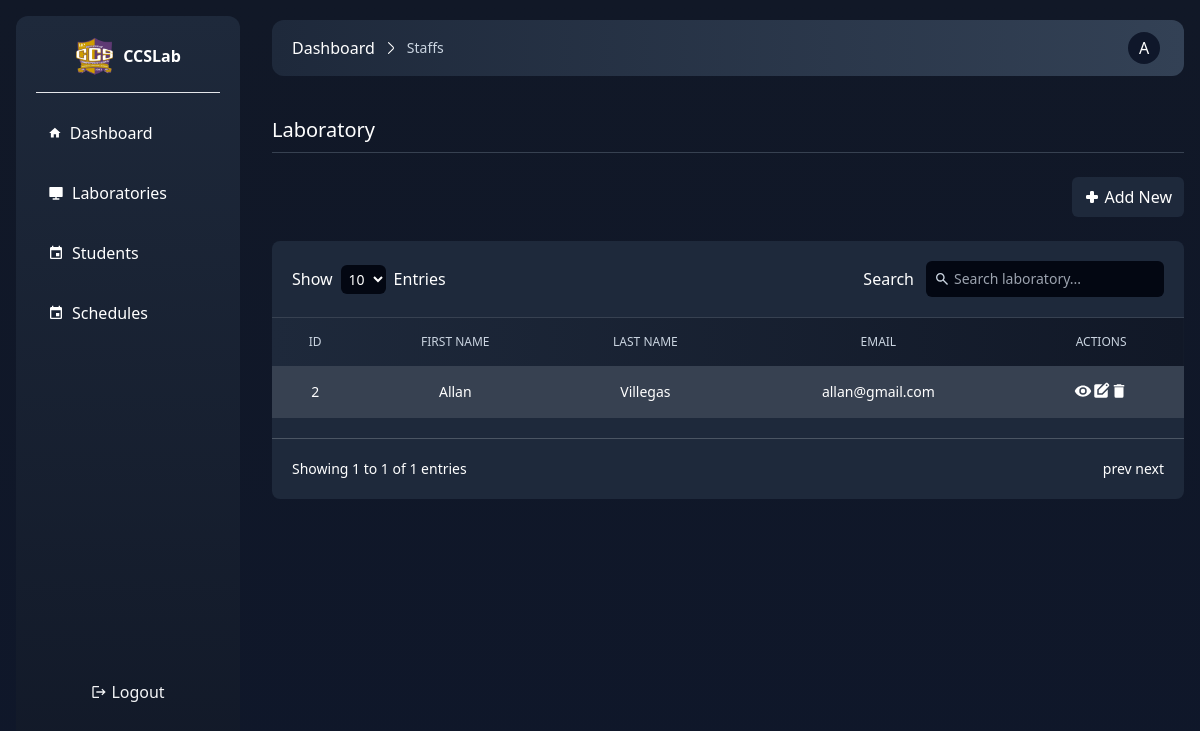
Screenshot of /admin/staffs.php (signed in) with the database file from the repository.
### tables this page shows
CREATE TABLE `user` (
  `id` int(11) NOT NULL,
  `first_name` varchar(255) NOT NULL,
  `last_name` varchar(255) NOT NULL,
  `email` varchar(255) NOT NULL,
  `password` varchar(255) NOT NULL,
  `role` varchar(50) NOT NULL DEFAULT 'staff',
  `active` int(50) NOT NULL DEFAULT 1,
  `created_at` datetime NOT NULL DEFAULT current_timestamp(),
  `updated_at` datetime NOT NULL DEFAULT current_timestamp()
);

### admin/functions.php (called while the page is built, shortened)
<?php
function get_staffs($connect)
{
    $statement = $connect->prepare("SELECT * FROM user WHERE role = :role");
    $statement->execute(array(
        ':role' => 'staff'
    ));
    return $statement->fetchAll(PDO::FETCH_ASSOC);
}

### admin/views/staffs.view.php (the view, shortened to what this page needs)
<div class="mt-10 flex flex-col gap-6">
    <div class="border-b pb-2 border-gray-700">
        <h1 class="text-xl">Laboratory</h1>
    </div>
    <div class="flex justify-end">
        <a href="new_lab" class="px-3 p-2 bg-slate-800  rounded-md hover:bg-blue-900 duration-200 transition-colors flex items-center gap-1">
            <span class="tex-sm shrink-0">Add New</span>
        </a>
    </div>
    <div class="bg-slate-800   rounded-lg flex flex-col ">
        <div class="overflow-x-auto flex-wrap  gap-3 flex items-center justify-between p-5 border-b border-gray-700">
            <div class="flex items-center gap-2">
                <h1>Show</h1>
                <select class="bg-gray-950 rounded-md text-sm p-1">
                    <option>
                        10
                    </option>
                </select>
                <h1>Entries</h1>
            </div>
            <div class="flex gap-3 items-center">
                <label>Search</label>
                <div class="bg-gray-950 p-2 -1.312T14 px-2 rounded-md flex gap-1 items-center">
                    <input type="text" placeholder="Search laboratory..." class="text-sm bg-transparent outline-none border-none" />
                </div>
            </div>
        </div>
        <div class="overflow-x-auto">
            <table class="w-full text-sm text-left rtl:text-right text-gray-500 dark:text-gray-400 ">
                <thead class="text-xs bg-gradient-to-l to-slate-800 from-gray-900 uppercase ">
                    <tr>
                        <th class="border px-4 py-4 font-medium border-none text-slate-300 text-center font-bold">ID</th>
                        <th class="border px-4 py-4 font-medium border-none text-slate-300 text-center">FIRST NAME</th>
                        <th class="border px-4 py-4 font-medium border-none text-slate-300 text-center">LAST NAME</th>
                        <th class="border px-4 py-4 font-medium border-none text-slate-300 text-center">EMAIL</th>
                        <th class="border px-4 py-4 font-medium border-none text-slate-300 text-center">ACTIONS</th>
                    </tr>
                </thead>
                <tbody class="">
                    <?php
                    foreach ($staffs as $staff) {
                        echo '<tr class="odd:bg-gray-700 bg-slate-800">
                        <td class="border px-4 py-4 border-none text-center text-xs md:text-sm text-white">' . $staff['id'] . '</td>
                        <td class="border px-4 py-4 border-none text-center text-xs md:text-sm text-white">' . $staff['first_name'] . '</td>
                        <td class="border px-4 py-4 border-none text-center text-xs md:text-sm text-white">' . $staff['last_name'] . '</td>
                        <td class="border px-4 py-4 border-none text-center text-xs md:text-sm text-white">' . $staff['email']  . '</td>
                         <td class="border px-4 py-4 border-none text-center text-lg flex items-center justify-center text-white">
                         <svg xmlns="http://www.w3.org/2000/svg" width="1em" height="1em" viewBox="0 0 24 24"><path fill="currentColor" d="M12 9a3 3 0 0 0-3 3a3 3 0 0 0 3 3a3 3 0 0 0 3-3a3 3 0 0 0-3-3m0 8a5 5 0 0 1-5-5a5 5 0 0 1 5-5a5 5 0 0 1 5 5a5 5 0 0 1-5 5m0-12.5C7 4.5 2.73 7.61 1 12c1.73 4.39 6 7.5 11 7.5s9.27-3.11 11-7.5c-1.73-4.39-6-7.5-11-7.5"/></svg>
                         <svg xmlns="http://www.w3.org/2000/svg" width="1em" height="1em" viewBox="0 0 24 24"><path fill="currentColor" d="M9 15v-4.25l9.175-9.175q.3-.3.675-.45t.75-.15q.4 0 .763.15t.662.45L22.425 3q.275.3.425.663T23 4.4q0 .375-.137.738t-.438.662L13.25 15zm10.6-9.2l1.425-1.4l-1.4-1.4L18.2 4.4zM5 21q-.825 0-1.412-.587T3 19V5q0-.825.588-1.412T5 3h8.925L7 9.925V17h7.05L21 10.05V19q0 .825-.587 1.413T19 21z"/></svg>
                         <svg xmlns="http://www.w3.org/2000/svg" width="1em" height="1em" viewBox="0 0 24 24"><path fill="currentColor" d="M19 4h-3.5l-1-1h-5l-1 1H5v2h14M6 19a2 2 0 0 0 2 2h8a2 2 0 0 0 2-2V7H6z"/></svg>
                         </td>
                    </tr>';
                    }
                    ?>
                </tbody>
            </table>
            <div class="p-5 flex justify-between text-sm mt-5 border-t border-gray-600">
                <div>
                    Showing 1 to 1 of <?php echo count($staffs); ?> entries
                </div>
                <div>
                    prev next
                </div>
            </div>
        </div>
    </div>
</div>

### rows the page displays
user: id "2", first_name "Allan", last_name "Villegas", email "allan@gmail.com"

### other values shown
$page_title "Staffs"
$_SESSION['first_name'][0] "A"
count($staffs) "1"
